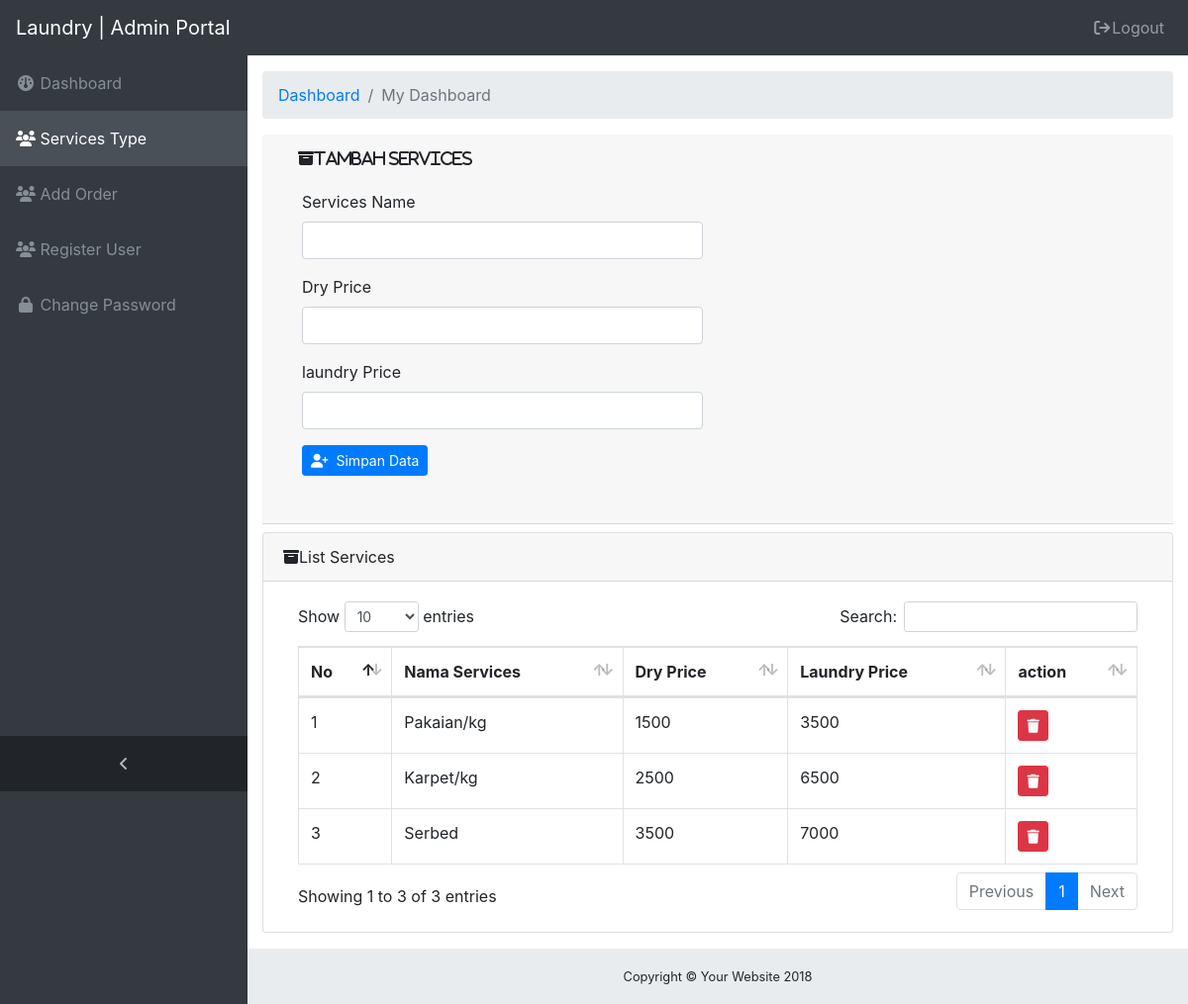
The page /Admin/Register_Services.php on the database its author committed.
### tables this page shows
CREATE TABLE `services_type` (
  `ID` int(22) NOT NULL,
  `Services_Name` varchar(100) NOT NULL,
  `dry_price` int(155) NOT NULL,
  `laundry_price` int(155) NOT NULL
);

### proses/proses.php (called while the page is built, shortened)
<?php
class Proses{
  public function koneksi()
  {
    return mysqli_connect("localhost", "root", "", "laundry");
  }
  function showService(){
    $conn = $this->koneksi();
    $query = "SELECT * FROM services_type";
    $result = $conn->query($query);
    $data = [];
    while ($row = $result->fetch_assoc()) :
      $data[] = $row;
    endwhile;
   return $data;
  }
  }
?>

### Admin/Register_Services.php (the view, shortened to what this page needs)
<?php include "header/header.php"; ?>
<?php include "../proses/proses.php"; ?>
<?php $proses = new Proses;  ?>
<?php $ambil = $proses->showService();  ?>
<body class="fixed-nav sticky-footer bg-dark" id="page-top">
  <?php  include('sidebar/sidebar.php');?>
  <div class="content-wrapper">
    <div class="container-fluid">
      <ol class="breadcrumb">
        <li class="breadcrumb-item">
          <a href="#">Dashboard</a>
        </li>
        <li class="breadcrumb-item active">My Dashboard</li>
      </ol>
    <div class="card-mb-3">
      <div class="card-header">
        <i class="fa fa-archive ml-3">Tambah Services</i>
        <div class="card-body">
        <form action="TambahServices.php" method="POST">
          <div class="row">
            <div class="col-md-6">
                <div class="form-group">
                  <label for="">Services Name</label>
                  <input type="text" class="form-control" id="Services_Name" name="Services_Name">
                </div>
                <div class="form-group">
                  <label for="">Dry Price</label>
                  <input type="number" name="dry_price" class="form-control">
                </div>
                <div class="form-group">
                  <label for="">laundry Price</label>
                  <input type="number" name="laundry_price" id="laundry_price" class="form-control">
                </div>
                <div class="form-group">
                  <button class="btn btn-primary btn-sm" name="simpan"><i class="fas fa-user-plus mr-2"></i>Simpan Data</button>
                </div>
            </div>
          </div>
        </div>
      </div>
    </div>
    <div class="card mb-3 mt-2">
        <div class="card-header">
          <i class="fa fa-archive"></i>List Services</div>
        <div class="card-body">
          <div class="table-responsive">
            <table class="table table-bordered" id="dataTable" width="100%" cellspacing="0">
              <thead>
               <tr>
                  <th>No</th>
                  <th>Nama Services</th>
                  <th>Dry Price</th>
                  <th>Laundry Price</th>
                  <th>action</th>
                </tr>
              </thead>
              <tbody>
            <?php $nomor = 1; ?>
            <?php foreach($ambil as $amb):  ?>
              <tr>
                <td><?= $nomor++; ?></td>
                <td><?= $amb['Services_Name'];  ?></td>
                <td><?= $amb['dry_price']; ?></td>
                <td><?= $amb['laundry_price']; ?></td>
                <td>
                  <button onclick="confirmationHapusData('hapusServiceRecord.php?id=<?= $amb['ID']; ?>')" class="btn btn-danger btn-sm"><i class="fas fa-trash"></i></button>
                </td>
              </tr>
            <?php endforeach; ?>
              </tbody>
          </table>
        </div>
     </div>
   </div>
    <?php include('footer/footer.php');?>
  </div>
</body>
</html>

### css/sb-admin.css (style rules this page uses)
html { position: relative; min-height: 100%; }
body { overflow-x: hidden; }
body.sticky-footer { margin-bottom: 56px; }
body.sticky-footer .content-wrapper { min-height: calc(100vh - 56px - 56px); }
body.fixed-nav { padding-top: 56px; }
.content-wrapper { min-height: calc(100vh - 56px); padding-top: 1rem; }
.content-wrapper { overflow-x: hidden; background: white; }
@media (min-width: 992px) { .content-wrapper { margin-left: 250px; } }

### rows shown on the page
services_type: Services_Name "Pakaian/kg", dry_price "1500", laundry_price "3500"
services_type: Services_Name "Karpet/kg", dry_price "2500", laundry_price "6500"
services_type: Services_Name "Serbed", dry_price "3500", laundry_price "7000"
